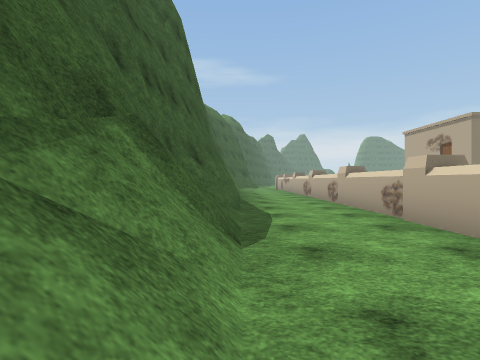
View 1 (above)

12 first-person views from a walk through a scene from a Unity 3-D project. The camera is 1.2 m above the floor, looks level and sees 80° across. The floor is counted in squares, 2 m on a side. Each view is taken from the middle of a square. On the plan, view 1 faces up. The plan holds only what a view shows up to about 9 squares ahead; the rest is blank. The place goes on beyond the plan. The player is left out. Some animated figures are left out. Some surface patterns are stand-ins.

View 2
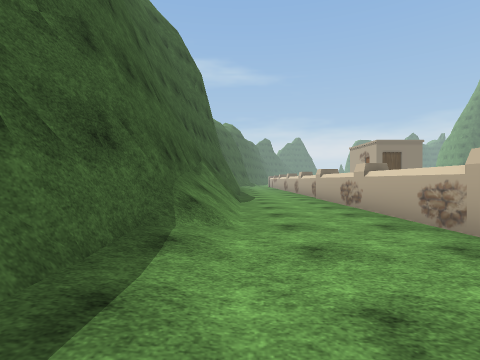

View 3
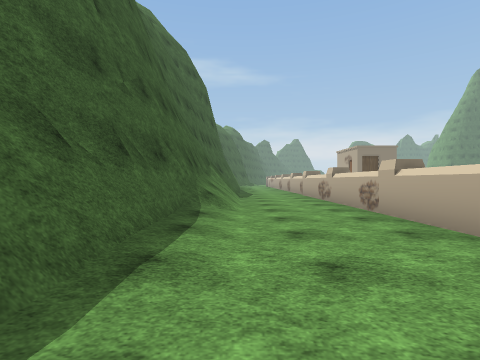

View 4
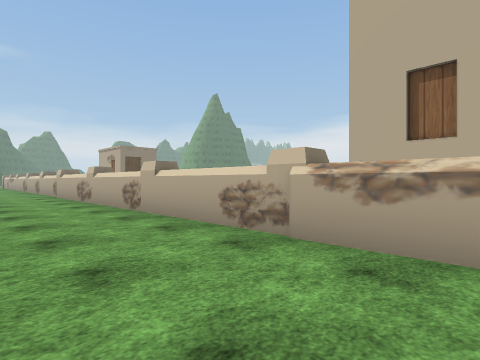

View 5
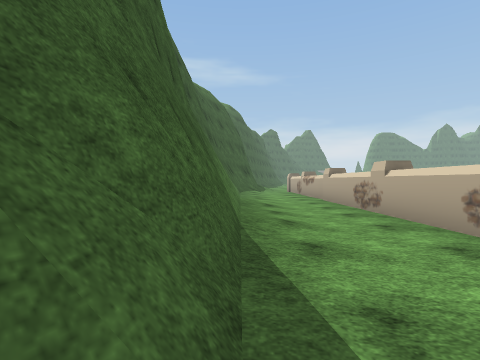

View 6
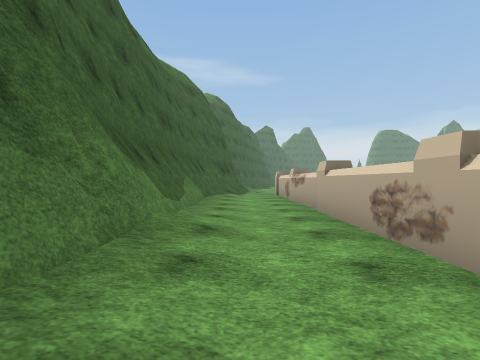

View 7
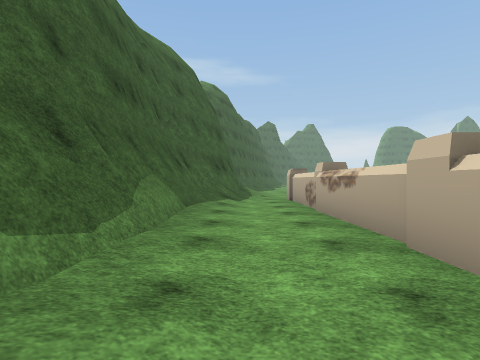

View 8
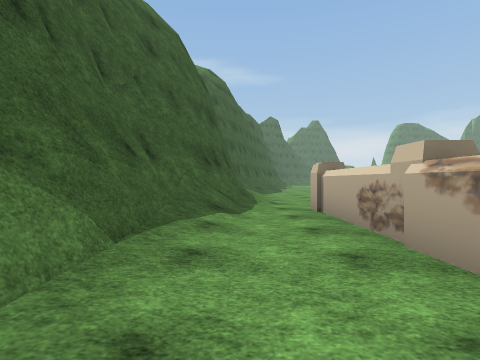

View 9
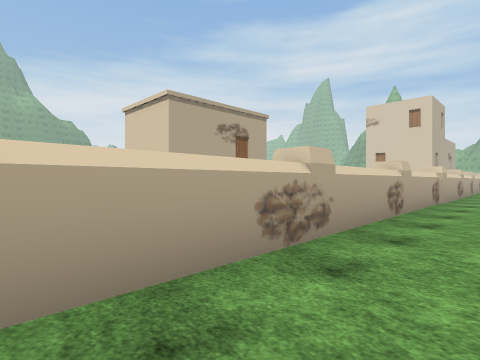

View 10
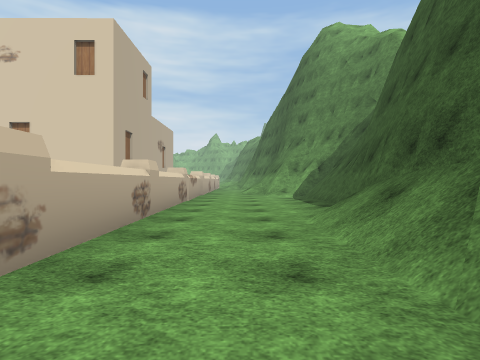

View 11
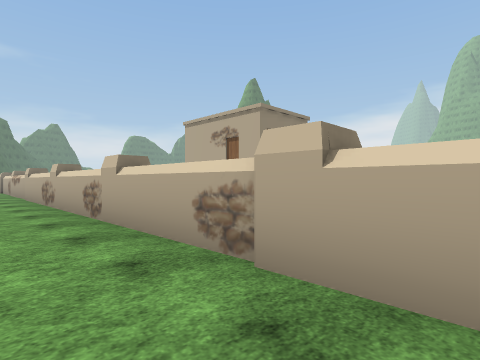

View 12
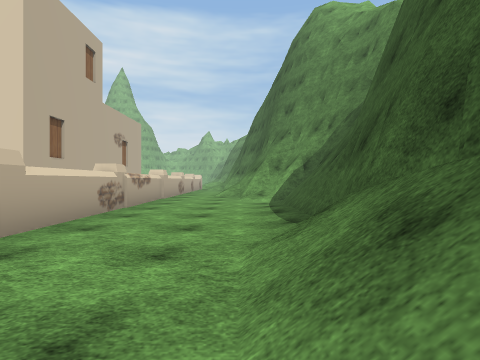

### Floor plan
Key: @ floor where view 1 was taken; # wall or solid block; . floor; / step, stairs or slope; = window, fence, low wall or low ledge; H house.
Columns run from 2 left of view 1 to 8 right of it. Each row starts with its distance up from view 1.
 21   ##..
 20   #..#
 19   #..#
 18   #..#
 17   #..#
 16   #..#
 15   #..#
 14   #..#
 13   #..#
 12   #..#
 11   #..#
 10   #..#  HHH
  9   #..#  H
  8   #..#  H
  7  ##..#  HH
  6  ##..#
  5  #/..#
  4  #/..#
  3  #/..#
  2  #/..#
  1  #/..#
  0  #@..#
 -1  #/..#
 -2  #...#
 -3  #...#
 -4 ##...#
 -5 ##...# HHHH
 -6 #....# H
 -7 #=...# H

Positions as (right, up) in squares from view 1, and headings:
1: (0, 0), facing up
2: (0, -5), facing up
3: (0, -7), facing up
4: (0, -7), facing up-right
5: (0, 5), facing up
6: (1, 8), facing up
7: (1, 11), facing up
8: (1, 14), facing up
9: (1, 13), facing down-right
10: (1, 3), facing down
11: (1, 3), facing up-right
12: (0, 1), facing down
